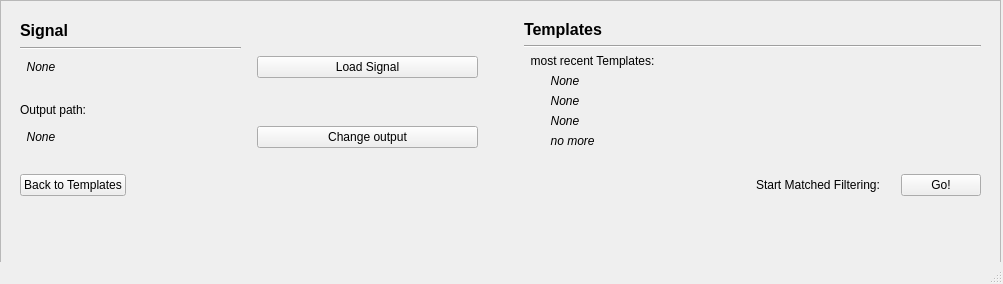
<?xml version="1.0" encoding="UTF-8"?>
<ui version="4.0">
 <class>MainWindow</class>
 <widget class="QMainWindow" name="MainWindow">
  <property name="geometry">
   <rect>
    <x>0</x>
    <y>0</y>
    <width>1003</width>
    <height>284</height>
   </rect>
  </property>
  <property name="windowTitle">
   <string>MainWindow</string>
  </property>
  <widget class="QWidget" name="centralwidget">
   <widget class="QScrollArea" name="scrollArea">
    <property name="geometry">
     <rect>
      <x>0</x>
      <y>0</y>
      <width>1001</width>
      <height>851</height>
     </rect>
    </property>
    <property name="widgetResizable">
     <bool>true</bool>
    </property>
    <widget class="QWidget" name="scrollAreaWidgetContents">
     <property name="geometry">
      <rect>
       <x>0</x>
       <y>0</y>
       <width>999</width>
       <height>849</height>
      </rect>
     </property>
     <layout class="QVBoxLayout" name="verticalLayout_2">
      <item>
       <layout class="QHBoxLayout" name="horizontalLayout_main">
        <property name="leftMargin">
         <number>10</number>
        </property>
        <property name="topMargin">
         <number>10</number>
        </property>
        <property name="rightMargin">
         <number>10</number>
        </property>
        <property name="bottomMargin">
         <number>10</number>
        </property>
        <item>
         <layout class="QGridLayout" name="gridLayout_loading">
          <item row="5" column="0">
           <widget class="QLabel" name="label_Output">
            <property name="font">
             <font>
              <italic>true</italic>
             </font>
            </property>
            <property name="text">
             <string>  None</string>
            </property>
           </widget>
          </item>
          <item row="1" column="0">
           <widget class="Line" name="line_Signal">
            <property name="orientation">
             <enum>Qt::Horizontal</enum>
            </property>
           </widget>
          </item>
          <item row="2" column="0">
           <widget class="QLabel" name="label_Signal">
            <property name="font">
             <font>
              <italic>true</italic>
             </font>
            </property>
            <property name="text">
             <string>  None</string>
            </property>
           </widget>
          </item>
          <item row="0" column="0">
           <widget class="QLabel" name="label_SignalHeadline">
            <property name="font">
             <font>
              <pointsize>12</pointsize>
              <weight>75</weight>
              <bold>true</bold>
             </font>
            </property>
            <property name="text">
             <string>Signal</string>
            </property>
           </widget>
          </item>
          <item row="2" column="1">
           <spacer name="horizontalSpacer_loading">
            <property name="orientation">
             <enum>Qt::Horizontal</enum>
            </property>
            <property name="sizeType">
             <enum>QSizePolicy::Fixed</enum>
            </property>
            <property name="sizeHint" stdset="0">
             <size>
              <width>10</width>
              <height>20</height>
             </size>
            </property>
           </spacer>
          </item>
          <item row="2" column="2">
           <widget class="QPushButton" name="pushButton_loadSignal">
            <property name="text">
             <string>Load Signal</string>
            </property>
           </widget>
          </item>
          <item row="4" column="0">
           <widget class="QLabel" name="label_PathHeadline">
            <property name="font">
             <font>
              <underline>false</underline>
             </font>
            </property>
            <property name="text">
             <string>Output path:</string>
            </property>
           </widget>
          </item>
          <item row="3" column="0">
           <spacer name="verticalSpacer_loading">
            <property name="orientation">
             <enum>Qt::Vertical</enum>
            </property>
            <property name="sizeType">
             <enum>QSizePolicy::Fixed</enum>
            </property>
            <property name="sizeHint" stdset="0">
             <size>
              <width>20</width>
              <height>15</height>
             </size>
            </property>
           </spacer>
          </item>
          <item row="5" column="2">
           <widget class="QPushButton" name="pushButton_changeOutput">
            <property name="text">
             <string>Change output</string>
            </property>
           </widget>
          </item>
         </layout>
        </item>
        <item>
         <spacer name="horizontalSpacer_main">
          <property name="orientation">
           <enum>Qt::Horizontal</enum>
          </property>
          <property name="sizeType">
           <enum>QSizePolicy::Fixed</enum>
          </property>
          <property name="sizeHint" stdset="0">
           <size>
            <width>40</width>
            <height>20</height>
           </size>
          </property>
         </spacer>
        </item>
        <item>
         <layout class="QVBoxLayout" name="verticalLayout_Status">
          <item>
           <widget class="QLabel" name="label_TempHeading">
            <property name="font">
             <font>
              <pointsize>12</pointsize>
              <weight>75</weight>
              <bold>true</bold>
              <underline>false</underline>
             </font>
            </property>
            <property name="text">
             <string>Templates</string>
            </property>
           </widget>
          </item>
          <item>
           <widget class="Line" name="line_Temp">
            <property name="orientation">
             <enum>Qt::Horizontal</enum>
            </property>
           </widget>
          </item>
          <item>
           <widget class="QLabel" name="label_TempRecent">
            <property name="font">
             <font>
              <italic>false</italic>
              <underline>false</underline>
             </font>
            </property>
            <property name="text">
             <string>  most recent Templates:</string>
            </property>
           </widget>
          </item>
          <item>
           <widget class="QLabel" name="label_TempLine1">
            <property name="font">
             <font>
              <italic>true</italic>
             </font>
            </property>
            <property name="text">
             <string>        None</string>
            </property>
           </widget>
          </item>
          <item>
           <widget class="QLabel" name="label_TempLine2">
            <property name="font">
             <font>
              <italic>true</italic>
             </font>
            </property>
            <property name="text">
             <string>        None</string>
            </property>
           </widget>
          </item>
          <item>
           <widget class="QLabel" name="label_TempLine3">
            <property name="font">
             <font>
              <italic>true</italic>
             </font>
            </property>
            <property name="text">
             <string>        None</string>
            </property>
           </widget>
          </item>
          <item>
           <widget class="QLabel" name="label_TempLine4">
            <property name="font">
             <font>
              <italic>true</italic>
             </font>
            </property>
            <property name="text">
             <string>        no more</string>
            </property>
           </widget>
          </item>
         </layout>
        </item>
       </layout>
      </item>
      <item>
       <layout class="QHBoxLayout" name="horizontalLayout_Go">
        <property name="leftMargin">
         <number>10</number>
        </property>
        <property name="topMargin">
         <number>10</number>
        </property>
        <property name="rightMargin">
         <number>10</number>
        </property>
        <property name="bottomMargin">
         <number>10</number>
        </property>
        <item>
         <widget class="QPushButton" name="pushButton_back">
          <property name="text">
           <string>Back to Templates</string>
          </property>
         </widget>
        </item>
        <item>
         <spacer name="horizontalSpacer_GoLeft">
          <property name="orientation">
           <enum>Qt::Horizontal</enum>
          </property>
          <property name="sizeHint" stdset="0">
           <size>
            <width>40</width>
            <height>20</height>
           </size>
          </property>
         </spacer>
        </item>
        <item>
         <widget class="QLabel" name="label_go">
          <property name="text">
           <string>Start Matched Filtering:</string>
          </property>
         </widget>
        </item>
        <item>
         <spacer name="horizontalSpacer_GoRight">
          <property name="orientation">
           <enum>Qt::Horizontal</enum>
          </property>
          <property name="sizeType">
           <enum>QSizePolicy::Fixed</enum>
          </property>
          <property name="sizeHint" stdset="0">
           <size>
            <width>15</width>
            <height>20</height>
           </size>
          </property>
         </spacer>
        </item>
        <item>
         <widget class="QPushButton" name="pushButton_go">
          <property name="text">
           <string>Go!</string>
          </property>
         </widget>
        </item>
       </layout>
      </item>
      <item>
       <spacer name="verticalSpacer_fill">
        <property name="orientation">
         <enum>Qt::Vertical</enum>
        </property>
        <property name="sizeHint" stdset="0">
         <size>
          <width>20</width>
          <height>40</height>
         </size>
        </property>
       </spacer>
      </item>
     </layout>
    </widget>
   </widget>
  </widget>
  <widget class="QMenuBar" name="menubar">
   <property name="geometry">
    <rect>
     <x>0</x>
     <y>0</y>
     <width>1003</width>
     <height>22</height>
    </rect>
   </property>
  </widget>
  <widget class="QStatusBar" name="statusbar"/>
 </widget>
 <resources/>
 <connections/>
</ui>
